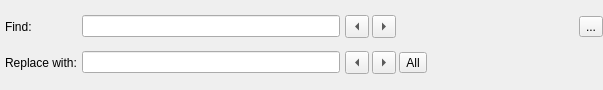
<?xml version="1.0" encoding="UTF-8"?>
<ui version="4.0">
 <class>Find::Internal::FindWidget</class>
 <widget class="QWidget" name="Find::Internal::FindWidget">
  <property name="geometry">
   <rect>
    <x>0</x>
    <y>0</y>
    <width>603</width>
    <height>90</height>
   </rect>
  </property>
  <property name="windowTitle">
   <string>Find</string>
  </property>
  <layout class="QGridLayout" name="gridLayout">
   <property name="leftMargin">
    <number>5</number>
   </property>
   <property name="topMargin">
    <number>2</number>
   </property>
   <property name="rightMargin">
    <number>0</number>
   </property>
   <property name="bottomMargin">
    <number>1</number>
   </property>
   <property name="horizontalSpacing">
    <number>5</number>
   </property>
   <property name="verticalSpacing">
    <number>0</number>
   </property>
   <item row="0" column="0">
    <widget class="QLabel" name="findLabel">
     <property name="text">
      <string>Find:</string>
     </property>
    </widget>
   </item>
   <item row="0" column="1">
    <widget class="Core::Utils::FancyLineEdit" name="findEdit"/>
   </item>
   <item row="0" column="2">
    <layout class="QHBoxLayout" name="horizontalLayout_2">
     <property name="spacing">
      <number>3</number>
     </property>
     <item>
      <widget class="QToolButton" name="findPreviousButton">
       <property name="focusPolicy">
        <enum>Qt::NoFocus</enum>
       </property>
       <property name="arrowType">
        <enum>Qt::LeftArrow</enum>
       </property>
      </widget>
     </item>
     <item>
      <widget class="QToolButton" name="findNextButton">
       <property name="font">
        <font/>
       </property>
       <property name="focusPolicy">
        <enum>Qt::NoFocus</enum>
       </property>
       <property name="arrowType">
        <enum>Qt::RightArrow</enum>
       </property>
      </widget>
     </item>
     <item>
      <spacer name="horizontalSpacer">
       <property name="orientation">
        <enum>Qt::Horizontal</enum>
       </property>
       <property name="sizeHint" stdset="0">
        <size>
         <width>40</width>
         <height>20</height>
        </size>
       </property>
      </spacer>
     </item>
     <item>
      <widget class="QToolButton" name="close">
       <property name="text">
        <string>...</string>
       </property>
      </widget>
     </item>
    </layout>
   </item>
   <item row="1" column="0">
    <widget class="QLabel" name="replaceLabel">
     <property name="text">
      <string>Replace with:</string>
     </property>
    </widget>
   </item>
   <item row="1" column="1">
    <widget class="QLineEdit" name="replaceEdit"/>
   </item>
   <item row="1" column="2">
    <layout class="QHBoxLayout" name="horizontalLayout">
     <property name="spacing">
      <number>3</number>
     </property>
     <item>
      <widget class="QToolButton" name="replacePreviousButton">
       <property name="focusPolicy">
        <enum>Qt::NoFocus</enum>
       </property>
       <property name="arrowType">
        <enum>Qt::LeftArrow</enum>
       </property>
      </widget>
     </item>
     <item>
      <widget class="QToolButton" name="replaceNextButton">
       <property name="font">
        <font/>
       </property>
       <property name="focusPolicy">
        <enum>Qt::NoFocus</enum>
       </property>
       <property name="arrowType">
        <enum>Qt::RightArrow</enum>
       </property>
      </widget>
     </item>
     <item>
      <widget class="QToolButton" name="replaceAllButton">
       <property name="font">
        <font/>
       </property>
       <property name="text">
        <string>All</string>
       </property>
       <property name="toolButtonStyle">
        <enum>Qt::ToolButtonTextOnly</enum>
       </property>
      </widget>
     </item>
     <item>
      <spacer name="replaceSpacer">
       <property name="orientation">
        <enum>Qt::Horizontal</enum>
       </property>
       <property name="sizeHint" stdset="0">
        <size>
         <width>40</width>
         <height>0</height>
        </size>
       </property>
      </spacer>
     </item>
    </layout>
   </item>
  </layout>
 </widget>
 <customwidgets>
  <customwidget>
   <class>Core::Utils::FancyLineEdit</class>
   <extends>QLineEdit</extends>
   <header location="global">utils/fancylineedit.h</header>
  </customwidget>
 </customwidgets>
 <tabstops>
  <tabstop>findEdit</tabstop>
  <tabstop>replaceEdit</tabstop>
  <tabstop>close</tabstop>
  <tabstop>replaceAllButton</tabstop>
 </tabstops>
 <resources/>
 <connections/>
</ui>
